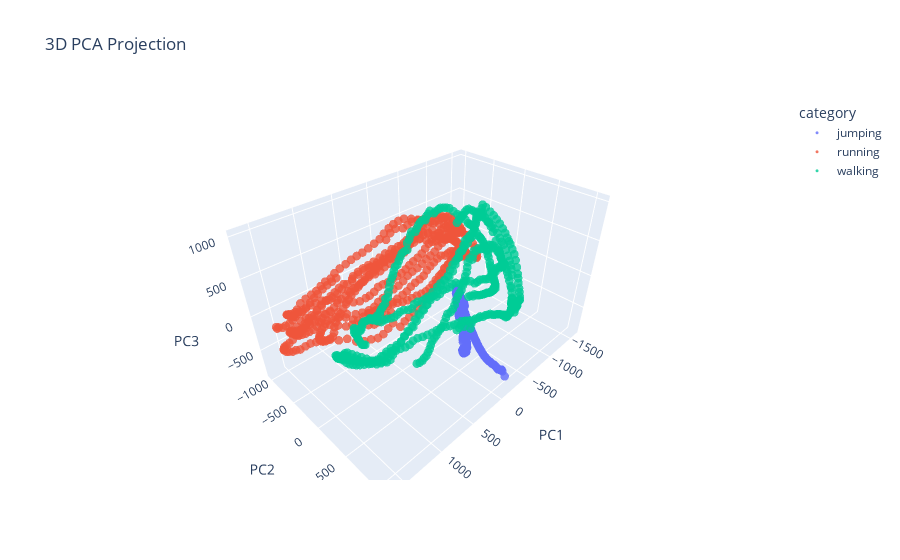

Source (notebook cell):
### Code cell
df = pd.DataFrame({
    "PC1": PC1,
    "PC2": PC2,
    "PC3": PC3,
    "category": categories
})

label = {0.0: "jumping", 1.0: "running", 2.0: "walking"}
df["category"] = df["category"].map(label)

fig = px.scatter_3d(df, x = "PC1", y = "PC2", z = "PC3", color = "category", title = "3D PCA Projection",
                    opacity = 0.8,
                    size_max = 1)

fig.update_traces(marker_size = 3)

pio.write_image(fig, "PCA_3d.pdf")

fig.show()

### Figure 1 — Plotly figure (JSON) as saved in the notebook; plotly's stock layout.template omitted (floating-point values rounded to 4 significant figures; data arrays with more than 128 entries replaced by an {"elided": "..."} marker saying what was removed)
{"data": [{"hovertemplate": "category=jumping<br>PC1=%{x}<br>PC2=%{y}<br>PC3=%{z}<extra></extra>", "legendgroup": "jumping", "marker": {"color": "#636efa", "opacity": 0.8, "size": 3, "symbol": "circle"}, "mode": "markers", "name": "jumping", "scene": "scene", "showlegend": true, "type": "scatter3d", "x": {"elided": "500 float values"}, "y": {"elided": "500 float values"}, "z": {"elided": "500 float values"}}, {"hovertemplate": "category=running<br>PC1=%{x}<br>PC2=%{y}<br>PC3=%{z}<extra></extra>", "legendgroup": "running", "marker": {"color": "#EF553B", "opacity": 0.8, "size": 3, "symbol": "circle"}, "mode": "markers", "name": "running", "scene": "scene", "showlegend": true, "type": "scatter3d", "x": {"elided": "500 float values"}, "y": {"elided": "500 float values"}, "z": {"elided": "500 float values"}}, {"hovertemplate": "category=walking<br>PC1=%{x}<br>PC2=%{y}<br>PC3=%{z}<extra></extra>", "legendgroup": "walking", "marker": {"color": "#00cc96", "opacity": 0.8, "size": 3, "symbol": "circle"}, "mode": "markers", "name": "walking", "scene": "scene", "showlegend": true, "type": "scatter3d", "x": {"elided": "500 float values"}, "y": {"elided": "500 float values"}, "z": {"elided": "500 float values"}}], "layout": {"legend": {"title": {"text": "category"}, "tracegroupgap": 0}, "scene": {"domain": {"x": [0, 1], "y": [0, 1]}, "xaxis": {"title": {"text": "PC1"}}, "yaxis": {"title": {"text": "PC2"}}, "zaxis": {"title": {"text": "PC3"}}}, "title": {"text": "3D PCA Projection"}}}
